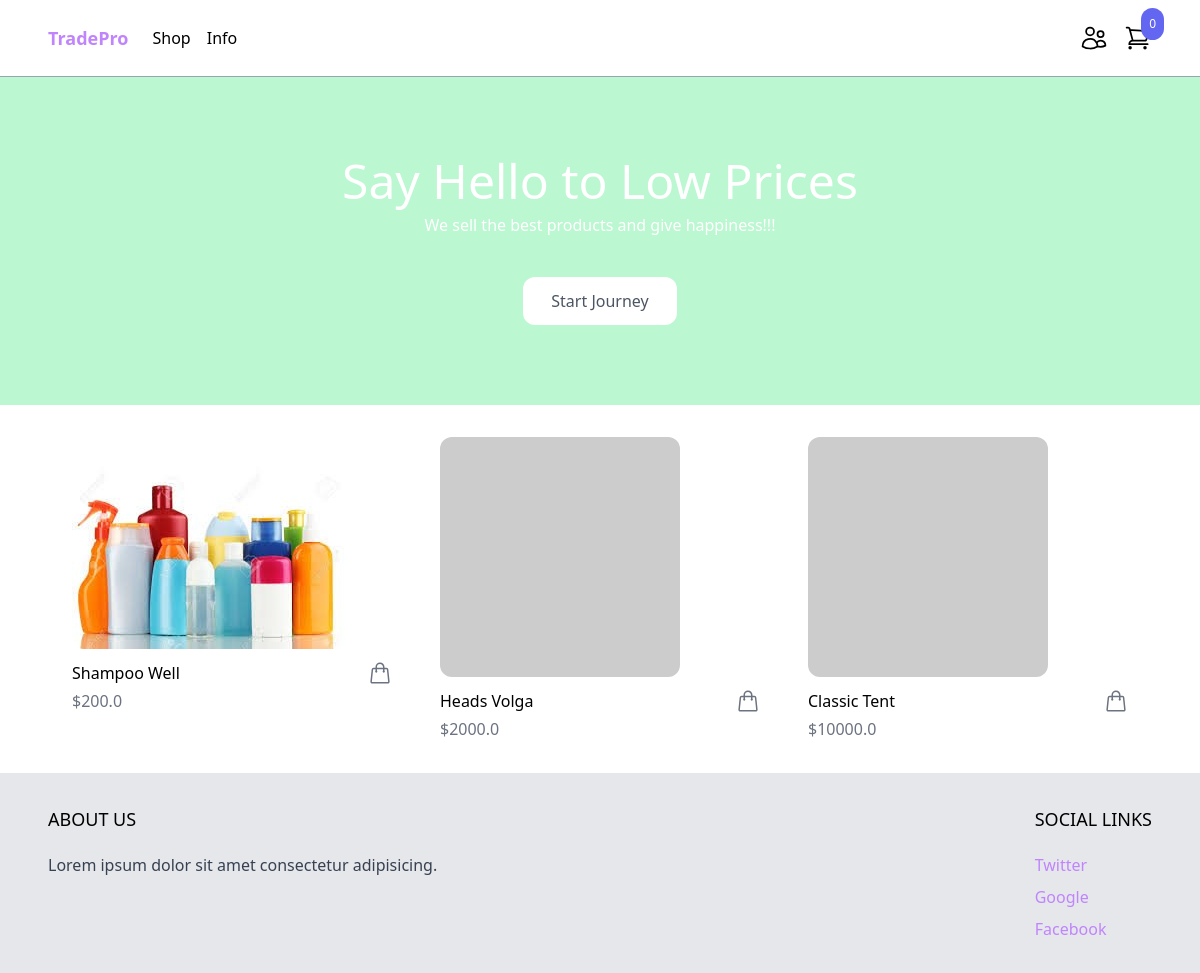
The page / on the database its author committed.
### product/models.py (models this page shows, shortened)
class Product(models.Model):
    category = models.ForeignKey(Category, related_name='products',
                                 on_delete = models.CASCADE)
    name = models.CharField(max_length=255)
    slug = models.SlugField()
    description = models.TextField(blank=True, null=True)
    price = models.IntegerField()
    created_at = models.DateTimeField(auto_now_add=True)
    image = models.ImageField(upload_to = 'uploads/', blank = True, null=True)
    thumbnail = models.ImageField(upload_to = 'uploads/', blank = True, null=True)
    class Meta:
        ordering = ('-created_at',) # ordered descending order
    def get_display_price(self):
        return self.price/100
    def get_thumbnail(self):
        if self.thumbnail:
            return self.thumbnail.url
        else:
            if self.image:
                self.thumbnail = self.make_thumbnail(self.image)
                self.save()
                return self.thumbnail.url
            else:
                return 'http://via.placeholder.com/240x240'

### core/views.py (the view)
# urls.py: path('', frontpage, name='frontpage'),
def frontpage(request):
    products = Product.objects.all()[0:8]
    return render(request,'core/frontpage.html',
                  {'products':products})

### cart/cart.py (called while the page is built)
    def __len__(self):
        return sum(item['quantity'] for item in self.cart.values())

### cart/context_processors.py (called while the page is built)
def cart(request):
    return {'cart':Cart(request)}

### core/templates/core/frontpage.html (shortened to what this page needs)
{% extends 'core/base.html'%}
{% block content%}
<header class="px-6 py-10 bg-green-200 lg:py-20 bg-green-200">
  <div class="max-w-3xl mx-auto text-center">
    <p class="mb-2 text-3xl lg:text-5xl text-white">Say Hello to Low Prices</p>
    <p class="mb-10 text-white">
      We sell the best products and give happiness!!!
    </p>
    <a
      href="#"
      class="inline-block px-7 py-3 rounded-xl bg-white text-gray-600 hover:bg-gray-500 hover:text-green-500"
      >Start Journey</a
    >
  </div>
</header>
<div class="max-w-6xl mx-auto py-2 px-6 xl:px-0">
  <div class="products flex items-center flex-wrap">
    {% for product in products %}
    {% include 'product/partials/product_list_item.html' %}
    {% endfor%}
  </div>
</div>
{% endblock %}

### product/templates/product/partials/product_list_item.html (shortened to what this page needs)
<div class="w-full md:w-1/3 xl:w-1/4 p-6">
  <a href="{% url 'product' product.slug %}">
    <img
      class="rounded-xl hover:shadow-lg"
      src="{{product.get_thumbnail}}"
      alt=""
    />
  </a>
  <div class="pt-3 flex items-center justify-between">
    <a href="{% url 'product' product.slug %}">{{product.name}}</a>
    <a
      href="{% url 'product' product.slug %}"
      class="text-gray-500 hover:text-green-700"
      >
    </a>
  </div>
  <p class="pt-1 text-gray-500">${{product.get_display_price}}</p>
</div>

### rows shown on the page
Product: get_thumbnail (picture), name "Shampoo Well", get_display_price "200.0"
Product: name "Heads Volga", get_display_price "2000.0"
Product: name "Classic Tent", get_display_price "10000.0"

### other values the page prints
{{ cart|length }} "0"
